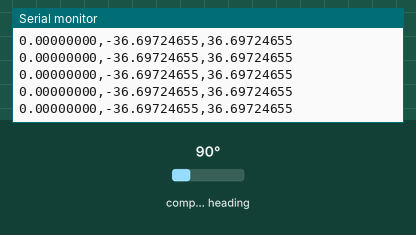
Bench run of a sketch on a simulated Arduino Uno, built with avr-gcc and run on an emulated ATmega328P. Shown: the last lines printed to the serial monitor. Wiring (inferred from the names in the program): HMC5883L compass at I2C address 0x1E. The test bench sets the inputs (shaded band); at power-on: compass heading 90°.

Above: at 1.2 s.
1.3 s: compass heading set to 180°
At 2.1 s:
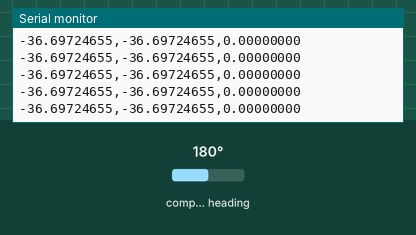
4.3 s: compass heading set to 7°
At 5.4 s:
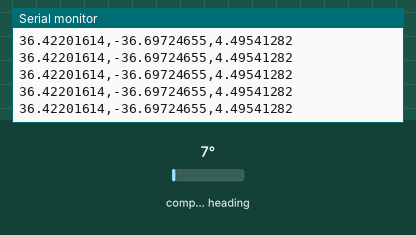
Timing chart, 0 to 7.3 s (numbered marks = the images above; inputs shaded):
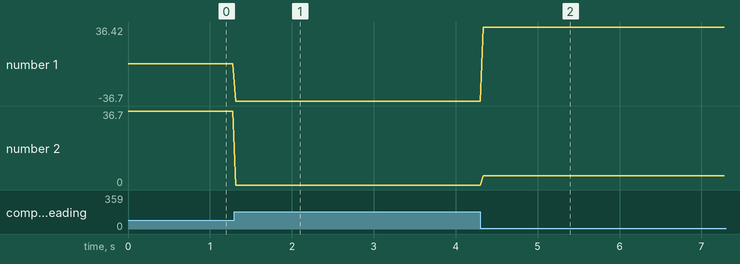

Measured:
- after the input at 1.3 s, the serial monitor: prints a new line at once (image 1)
- after the input at 4.3 s, the serial monitor: prints a new line at once (image 2)
- plotted number 1: -36.7 → 36.42 after the input at 4.3 s
- plotted number 2: 0 → 4.5 after the input at 4.3 s

The sketch:

get-magnetometer-readings.ino
```cpp
#include <Wire.h>
#include "Magnetometer.h"

Magnetometer Mag(0x1E, 0x14, 0x20, 0x00);
float *mag;

void setup(){
    Serial.begin(115200);
    Wire.setClock(400000); // set I2C clock speed (page 5)
    Wire.begin();
}

void loop(){
    mag = Mag.getReadings();
    Serial.print(mag[0], 8);
    Serial.print(',');
    Serial.print(mag[1], 8);
    Serial.print(',');
    Serial.println(mag[2], 8);

    delay(30);
}
```

Magnetometer.h
```cpp
#ifndef Magnetometer_h
#define Magnetometer_h

#include <Wire.h>

class Magnetometer : public TwoWire {
private:
  uint8_t HMC5883_ADDRESS, DOUTPUT_RATE, GAIN, MEASUREMENT_MODE;
  uint16_t GAIN_VAL;
  float* mag = new float[3];

  uint16_t getGain(uint8_t GAIN_) {
    // gain (LSb / Gauss) (page 16)
    switch (GAIN_) {
      case 0x00:
        return 1370;
      case 0x20:
        return 1090;
      case 0x40:
        return 820;
      case 0x60:
        return 660;
      case 0x80:
        return 440;
      case 0xA0:
        return 390;
      case 0xC0:
        return 330;
      case 0xE0:
        return 230;
      default:
        return 1090;
    }
  }

public:
  Magnetometer(uint8_t HMC5883_ADDRESS_, uint8_t DOUTPUT_RATE_, uint8_t GAIN_, uint8_t MEASUREMENT_MODE_) {
    HMC5883_ADDRESS = HMC5883_ADDRESS_;
    DOUTPUT_RATE = DOUTPUT_RATE_;
    GAIN = GAIN_;
    MEASUREMENT_MODE = MEASUREMENT_MODE_;
  }

  ~Magnetometer() {
    delete[] mag;
  }

  float* getReadings() {
    TwoWire::beginTransmission(HMC5883_ADDRESS);
    TwoWire::write(0x00);          // trigger the data output rate and measurement configuration register (page 14)
    TwoWire::write(DOUTPUT_RATE);  // set data output rate
    TwoWire::endTransmission();

    TwoWire::beginTransmission(HMC5883_ADDRESS);
    TwoWire::write(0x01);  // trigger the configuration register B for setting the device gain (page 15)
    TwoWire::write(GAIN);  // set the gain
    TwoWire::endTransmission();

    TwoWire::beginTransmission(HMC5883_ADDRESS);
    TwoWire::write(0x02);              // trigger the register used to select the operating mode of the device. (page 17)
    TwoWire::write(MEASUREMENT_MODE);  // set mesurement mode
    TwoWire::endTransmission();

    TwoWire::beginTransmission(HMC5883_ADDRESS);
    TwoWire::write(0x03);  // trigger registers which store the most recent magnetometer measurements (page 18)
    TwoWire::endTransmission();

    TwoWire::requestFrom((int)HMC5883_ADDRESS, 6);  // get the magnetometer readings (page 18 , 19)
    int16_t mx, my, mz;
    if (TwoWire::available() >= 6) {
      mx = TwoWire::read() << 8 | TwoWire::read();
      my = TwoWire::read() << 8 | TwoWire::read();
      mz = TwoWire::read() << 8 | TwoWire::read();
    }

    // 1G = 0.0001 T
    // field strength = 41046.3 nT = 41.0463 uT
    GAIN_VAL = getGain(GAIN);
    mag[0] = ((float)mx / GAIN_VAL) * 100.0;  // get the readings in G -> uT (page 16)
    mag[1] = ((float)my / GAIN_VAL) * 100.0;
    mag[2] = ((float)mz / GAIN_VAL) * 100.0;

    return mag;
  }
};

#endif
```
